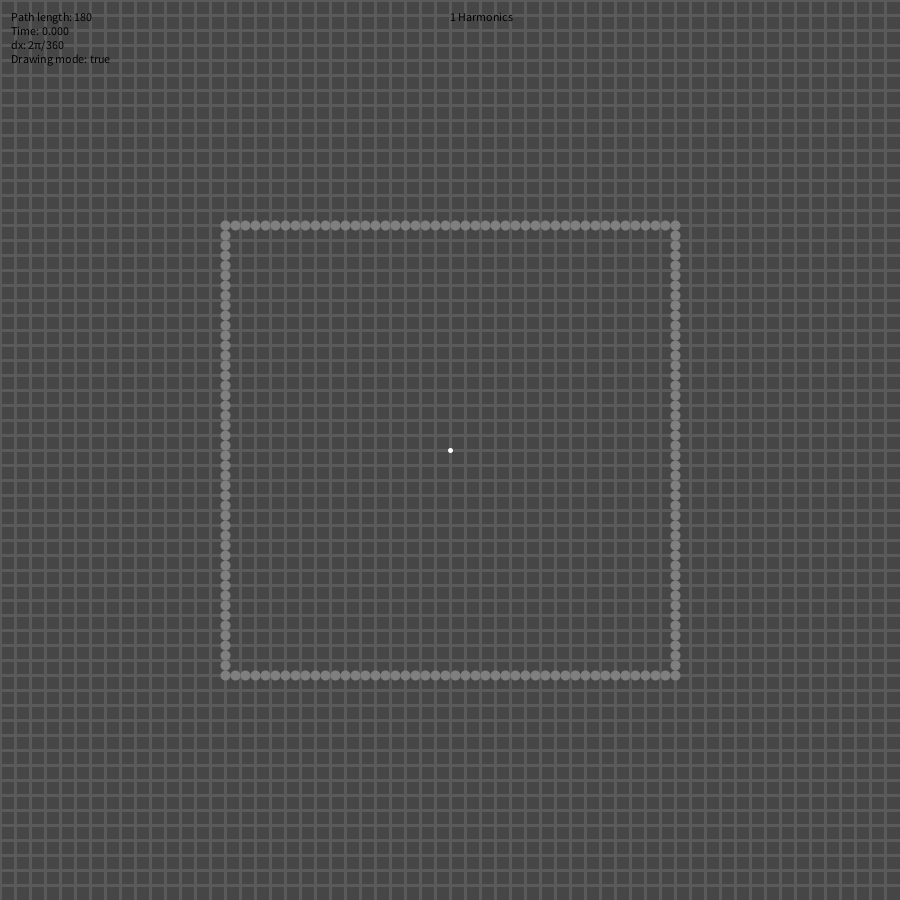
Frame 1 (no input)
Frame 60 (the mouse pressed at the canvas centre just before this capture): identical to frame 1, image omitted
Frame 120 (the mouse held since frame 60 and released just before this capture): identical to frame 1, image omitted

The Processing sketch that drew this single still picture (run headless with seeded random() and noise(); from frame 60 on, the mouse is pressed at the canvas centre):

// Processing sketch: Main
// ── Main.pde
import java.util.Arrays;

float time, dx, spacing = 20; // increase accel if you want. if you decrease it you'll get bad results. Spacing is the minimum distance between two drawn points
int maxH = 1; // maximum number of harmonics to generate the fourier series.

float hWid, hHei; // constants for width/2 and height/2

boolean start = false;
ArrayList<PVector> input;
fCoef[] path;

class fCoef { // class to store frequency of the coefficients. storing the values in class instead of calculating in our loop is more efficient
  float x, y, am, ph;
  int fr;

  fCoef(PVector c, int freq) {
    x = c.x;
    y = c.y;
    fr = freq;
  }

  void add(PVector c) { x += c.x; y += c.y; } // Vector addition for the complex plane.

  void div(int k) { x /= k; y /= k; } // Scalar division for real inputs.

  void upd(int freq) { am = sqrt(x*x + y*y); ph = atan2(y, x); fr = freq; } // Updates the amplitude, phase, and frequency.

  public String toString() {
    return String.format("fr: %d | (%.3f + %.3fi) | am: %.3f | ph: %.3f", fr, x, y, am, ph);
  }
}

fCoef[] DFT(ArrayList<PVector> x) { // https://en.wikipedia.org/wiki/Discrete_Fourier_transform
  int N = x.size();
  fCoef[] f = new fCoef[N];

  for (int k = 0; k < N; k++) {
    fCoef next = new fCoef(new PVector(0, 0), 0);

    for (int j = 0; j < N; j++) { //                                                                              |
      float theta = (TAU*k*j)/N; //                                                                               |
      PVector a = x.get(j), b = new PVector(cos(theta), -sin(theta)); //                                          |                           |  a  |     b      |
                                                                      //                                          |  X_n = 1/N * sum_[N-1:n=0]( x_n * e^-2PIkn/N )                             
      next.add(new PVector(a.x*b.x - a.y*b.y, a.x*b.y + a.y*b.x)); // complex number multiplication (x: re, y: im)|
    } //                                                                                                          |
    next.div(N); //                                                                                               |
    
    next.upd(k); // update the frequency, amplitude, and phase of our next value.
    f[k] = next;
  }
  return f;
}

void fourier() { // rendering the fourier series
  if (start) {
    int N = path.length;
    float x = 0, y = 0;
    for (int i = 0; i < N && i < maxH; i++) {
      fCoef c = path[i];
      float dx = x, dy = y, amp = c.am, pha = c.ph, fr = c.fr;

      x += amp*cos(pha+fr*time);
      y += amp*sin(pha+fr*time);

      strokeWeight(1);
      circle(dx, dy, amp*2);

      strokeWeight(4);
      point(dx, dy);
    }
    strokeWeight(3);
    beginShape();
    for (float t = 0; t < TAU; t += dx) { // Rendering it's path
      float x2 = 0, y2 = 0;
      for (int i = 0; i < N && i < maxH; i++) {
        fCoef c = path[i];
        float amp = c.am, pha = c.ph, fr = c.fr;

        x2 += amp*cos(pha+fr*t);
        y2 += amp*sin(pha+fr*t);
      }
      vertex(x2, y2);
    }
    endShape();

    push();
    stroke(255);
    strokeWeight(5);
    point(x, y);
    pop();

    if (time > TAU) {
      if (maxH < N) maxH++;
      time = 0;
    }

    time += dx;
  } else {
    push(); // Cosmetic stuff
    strokeWeight(3);
    stroke(90);
    for (float x = -hWid; x < hWid; x+=width/60) line(x, -hHei, x, hHei);
    for (float y = -hHei; y < hHei; y+=height/60) line(-hWid, y, hWid, y);

    stroke(255);
    strokeWeight(5);
    point(0, 0);

    stroke(127);
    strokeWeight(10); // rendering input points
    for (PVector p : input) point(p.x, p.y);
    pop();
  }
  push();
  fill(0);
  text(maxH + " Harmonics", 0, -hHei+20);
  text(String.format("Path length: %d\nTime: %.3f\ndx: 2π/%d\nDrawing mode: %b", input.size(), time, input.size()*2, !start), -hWid+10, -hWid+20);
  pop();
}

void mousePressed() {
  if (mouseButton == CENTER) {
    path = DFT(input);
    sortA(path, 0, path.length-1);

    time = 0;

    if(key == SHIFT) input.add(new PVector(mouseX-hWid, mouseY-hHei));

    dx = TAU/path.length;
    start = !start;
  }
  if (mouseButton == RIGHT && !start) input.clear();
}
void mouseWheel(MouseEvent e) {
  if(maxH > input.size()) maxH = input.size()-1;
  
  if (e.getCount() < 0 && maxH < input.size()) maxH++;
  else if (e.getCount() > 0 && maxH > 1) maxH--;
}
void mouseDragged() {
  if (!start) {
    PVector c = new PVector(mouseX-hWid, mouseY-hHei), prev;

    if(mouseButton == LEFT) // handles input painting
      if (input.size() > 0) {
        prev = input.get(input.size()-1);
        if (dist(prev.x, prev.y, c.x, c.y) > spacing) {
          input.add(c);
        }
      } else input.add(c); 
  }
}
void setup() {
  size(900, 900);
  hWid = width/2;
  hHei = height/2;

  noFill();

  input = new ArrayList<>();
  path = new fCoef[0];

  float w = width/4, h = height/4; // starting box
  for (float x = -w; x < w; x+=10) input.add(new PVector(x, h));
  for (float y = h; y > -h; y-=10) input.add(new PVector(w, y));
  for (float x = w; x > -w; x-=10) input.add(new PVector(x, -h));
  for (float y = -h; y < h; y+=10) input.add(new PVector(-w, y));
}
void draw() {
  background(70);
  translate(hWid, hHei);

  fourier();
}

void sortA(fCoef[] arr, int low, int high) {
  if (low < high) {
    int ind = partition(arr, low, high);

    sortA(arr, low, ind-1);
    sortA(arr, ind+1, high);
  }
}
int partition(fCoef[] arr, int low, int high) { // quicksort
  fCoef p = arr[high];

  int i = low-1;

  for (int j = low; j < high; j++)
    if (arr[j].am > p.am) {
      i++;
      swap(arr, i, j);
    }
  swap(arr, i+1, high);
  return i+1;
}
void swap(fCoef[] arr, int a, int b) {
  fCoef tmp = arr[a];
  arr[a] = arr[b];
  arr[b] = tmp;
}
